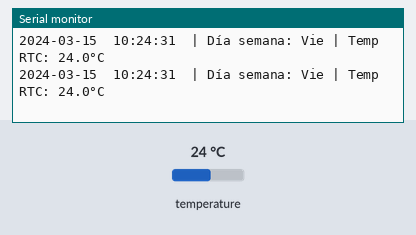
Simulated run of this sketch. Board: ESP32. On the bench: the last lines printed to the serial monitor. Inputs (shaded band) come from the test bench; at power-on: temperature 24 °C. The local clock reads 2024-03-15 10:24:30 at power-on unless the sketch sets it.

Above: at 1.7 s.
1.8 s: temperature set to 12 °C
At 2.34 s:
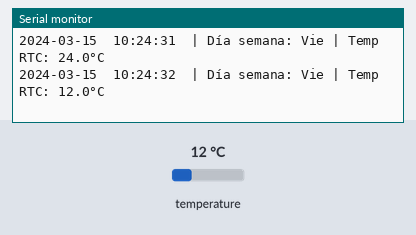
3.3 s: temperature set to 19 °C
At 3.84 s:
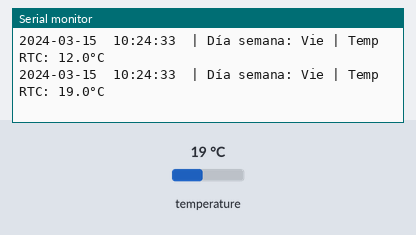
Timing chart, 0 to 6.3 s (numbered marks = the images above; inputs shaded):
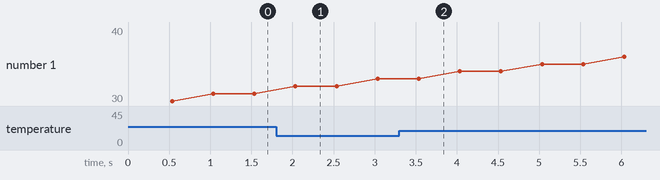

Measured:
- after the input at 1.8 s, the serial monitor: prints a new line after 0.24 s (image 1)
- after the input at 3.3 s, the serial monitor: prints a new line after 0.24 s (image 2)

The sketch:

Test_DS3231.ino
```cpp
/*
  ======================================
  TEST 5: RTC DS3231
  ======================================
  Objetivo: Inicializar y leer fecha/hora del DS3231

  Pines ESP32 (I2C):
  - SDA (Data)  → GPIO 19
  - SCL (Clock) → GPIO 21
  - GND → GND
  - 3.3V → VCC (el DS3231 típicamente es 5V tolerante)

  Librerías necesarias (instalar desde Arduino Library Manager):
  - "RTClib" by Adafruit (incluye DS3231, DS1307, PCF8523)

  Requisitos de hardware:
  - Módulo RTC DS3231 (reloj en tiempo real)
  - Batería de botón CR2032 (mantiene la hora sin alimentación)

  Características:
  - Lee fecha y hora en tiempo real
  - Precisión ±2 ppm (excelente)
  - Opción para ajustar hora inicial
  - Detección de pérdida de potencia
*/

#include <Wire.h>
#include "RTClib.h"

// ====== CONFIGURACION I2C ======
#define SDA_PIN 19
#define SCL_PIN 21

// ====== VARIABLES ======
RTC_DS3231 rtc;
unsigned long ultimaLectura = 0;
const unsigned long INTERVALO_LECTURA = 500;  // Leer cada 500ms

void setup() {
  Serial.begin(115200);
  delay(500);

  // Inicializar I2C
  Wire.begin(SDA_PIN, SCL_PIN);

  Serial.println("\n=====================================");
  Serial.println("  TEST 5: RTC DS3231");
  Serial.println("=====================================");
  Serial.println("I2C - SDA:GPIO19 / SCL:GPIO21");
  Serial.println("\nVerificando RTC...\n");

  // Inicializar RTC
  if (!rtc.begin()) {
    Serial.println("✗ ERROR: RTC DS3231 no detectado!");
    Serial.println("Verifica:");
    Serial.println("  - Conexiones I2C (SDA=19, SCL=21)");
    Serial.println("  - Alimentación (típicamente 5V)");
    Serial.println("  - Dirección I2C (típica: 0x68)");
    Serial.println("  - Batería CR2032 instalada\n");
    while (1) delay(1000);
  }

  Serial.println("✓ RTC DS3231 detectado correctamente\n");

  // Verificar si el RTC perdió potencia
  if (rtc.lostPower()) {
    Serial.println("⚠️  AVISO: RTC perdió potencia!");
    Serial.println("La fecha/hora no es confiable.");
    Serial.println("Ajustando a la fecha/hora de compilación...\n");

    // Descomenta la siguiente línea para ajustar la hora
    // a la fecha/hora actual de compilación
    rtc.adjust(DateTime(F(__DATE__), F(__TIME__)));

    // O ajusta manualmente con:
    // rtc.adjust(DateTime(2024, 12, 25, 14, 30, 0)); // AAAA, MM, DD, HH, MM, SS
  }

  mostrarInfo();

  Serial.println("\n--- Leyendo hora cada 500ms ---\n");
}

void loop() {
  unsigned long ahora = millis();

  if (ahora - ultimaLectura >= INTERVALO_LECTURA) {
    ultimaLectura = ahora;
    leerYMostrarHora();
  }
}

// ====== FUNCIONES ======

void mostrarInfo() {
  Serial.println("Información del RTC:");
  Serial.println("  Modelo: DS3231");
  Serial.println("  Precisión: ±2 ppm");
  Serial.println("  Rango: 2000-2099");
  Serial.println("  Interfaz: I2C (Dirección 0x68)");
  Serial.println("  Características:");
  Serial.println("    - Oscilador de cristal TCXO");
  Serial.println("    - Batería de respaldo (CR2032)");
  Serial.println("    - Sensor de temperatura integrado");
}

void leerYMostrarHora() {
  // Obtener fecha/hora actual
  DateTime ahora = rtc.now();

  // Formato: AAAA-MM-DD HH:MM:SS (ISO 8601)
  Serial.print(ahora.year());
  Serial.print("-");
  if (ahora.month() < 10) Serial.print("0");
  Serial.print(ahora.month());
  Serial.print("-");
  if (ahora.day() < 10) Serial.print("0");
  Serial.print(ahora.day());

  Serial.print("  ");

  if (ahora.hour() < 10) Serial.print("0");
  Serial.print(ahora.hour());
  Serial.print(":");
  if (ahora.minute() < 10) Serial.print("0");
  Serial.print(ahora.minute());
  Serial.print(":");
  if (ahora.second() < 10) Serial.print("0");
  Serial.print(ahora.second());

  // Información adicional
  Serial.print("  | Día semana: ");
  mostrarDiaSemana(ahora.dayOfTheWeek());

  // Temperatura del RTC (opcional)
  Serial.print(" | Temp RTC: ");
  Serial.print(rtc.getTemperature(), 1);
  Serial.println("°C");
}

void mostrarDiaSemana(uint8_t dia) {
  // 0=Domingo, 1=Lunes, ..., 6=Sábado
  const char* dias[] = {"Dom", "Lun", "Mar", "Mié", "Jue", "Vie", "Sab"};
  Serial.print(dias[dia]);
}

/*
  INFORMACIÓN DEL DS3231:

  El DS3231 es un reloj en tiempo real de precisión con:
  - Oscilador TCXO integrado (±2 ppm anual)
  - Rango de temperatura de -40°C a +85°C
  - Batería de respaldo (CR2032)
  - Interfaz I2C estándar (típicamente 0x68)

  CARACTERÍSTICAS PRINCIPALES:
  - Año: 2000-2099
  - Mes: 1-12
  - Día: 1-31
  - Hora: 0-23
  - Minuto: 0-59
  - Segundo: 0-59
  - Día de semana: 1-7 (1=Lunes, 7=Domingo)

  PRECISIÓN:
  - ±2 ppm ≈ ±2 segundos/mes
  - Mucho más preciso que DS1307
  - Compensación automática de temperatura

  AJUSTAR LA HORA:

  Opción 1: Usar fecha/hora de compilación
    rtc.adjust(DateTime(F(__DATE__), F(__TIME__)));

  Opción 2: Ajustar manualmente
    rtc.adjust(DateTime(2024, 12, 25, 14, 30, 0));
    // Año, Mes, Día, Hora, Minuto, Segundo

  Opción 3: Desde un timestamp UNIX
    rtc.adjust(DateTime(1735082400));  // Marca Unix

  OPERACIONES ÚTILES:

  DateTime ahora = rtc.now();

  // Acceso a componentes
  ahora.year()      // Año (2000-2099)
  ahora.month()     // Mes (1-12)
  ahora.day()       // Día (1-31)
  ahora.hour()      // Hora (0-23)
  ahora.minute()    // Minuto (0-59)
  ahora.second()    // Segundo (0-59)
  ahora.dayOfTheWeek()  // Día semana (0=Dom, 1=Lun, etc.)
  ahora.unixtime()  // Timestamp UNIX

  // Operaciones
  DateTime futuro = ahora + TimeSpan(7);  // +7 días
  TimeSpan diferencia = ahora - otroTiempo;  // Diferencia

  SOLUCIÓN DE PROBLEMAS:

  1. RTC no detectado:
     - Verifica conexiones I2C
     - Comprueba dirección 0x68 con scanner I2C
     - Revisa alimentación

  2. Hora incorrecta:
     - Comprueba lostPower()
     - Ajusta manualmente con adjust()
     - Verifica batería CR2032 instalada

  3. Batería agotada:
     - Reemplaza CR2032
     - Ajusta hora nuevamente

  INSTALACIÓN DE LIBRERÍAS:
  1. Arduino IDE → Sketch → Include Library → Manage Libraries
  2. Buscar "RTClib"
  3. Instalar "RTClib by Adafruit"

  CONEXIÓN TÍPICA (5V):
  DS3231     ESP32
  ------     -----
  SDA   ---- GPIO 19
  SCL   ---- GPIO 21
  VCC   ---- 5V
  GND   ---- GND

  NOTA: El ESP32 tiene pull-ups internos en I2C, pero si usas
        5V en el DS3231, asegúrate de que los pull-ups no causen
        conflicto (típicamente no hay problema, ya que ESP32 es
        3.3V tolerante).
*/
```
